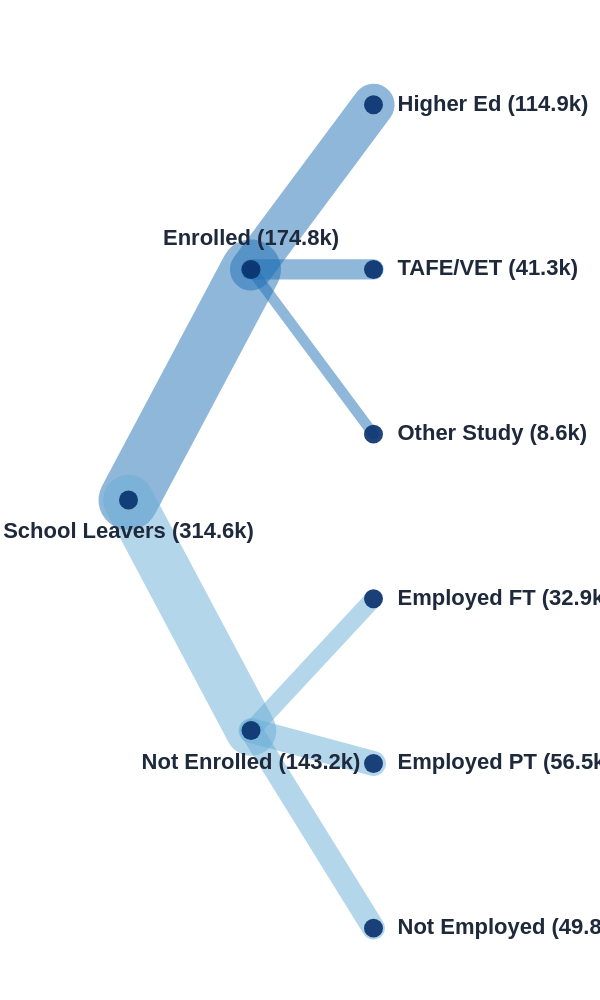

Write a Vega-Lite specification for this figure.
### Vega-Lite specification from a JSON file in a GitHub repository (floating-point values rounded to 4 significant figures)
{"$schema": "https://vega.github.io/schema/vega-lite/v5.json", "width": "container", "height": 500, "padding": 3, "autosize": {"type": "fit", "contains": "padding"}, "config": {"view": {"stroke": "transparent"}, "text": {"fontSize": 11, "fontWeight": "bold", "color": "#1e293b"}}, "layer": [{"data": {"values": [{"source": "School Leavers", "target": "Enrolled", "value": 174.8, "s_x": 1, "s_y": 150, "t_x": 2, "t_y": 80, "cat": "Enrolled"}, {"source": "School Leavers", "target": "Not Enrolled", "value": 143.2, "s_x": 1, "s_y": 150, "t_x": 2, "t_y": 220, "cat": "Not Enrolled"}, {"source": "Enrolled", "target": "Higher Ed", "value": 114.9, "s_x": 2, "s_y": 80, "t_x": 3, "t_y": 30, "cat": "Enrolled"}, {"source": "Enrolled", "target": "TAFE/VET", "value": 41.3, "s_x": 2, "s_y": 80, "t_x": 3, "t_y": 80, "cat": "Enrolled"}, {"source": "Enrolled", "target": "Other Study", "value": 8.6, "s_x": 2, "s_y": 80, "t_x": 3, "t_y": 130, "cat": "Enrolled"}, {"source": "Not Enrolled", "target": "Employed Full-time", "value": 32.9, "s_x": 2, "s_y": 220, "t_x": 3, "t_y": 180, "cat": "Not Enrolled"}, {"source": "Not Enrolled", "target": "Employed Part-time", "value": 56.5, "s_x": 2, "s_y": 220, "t_x": 3, "t_y": 230, "cat": "Not Enrolled"}, {"source": "Not Enrolled", "target": "Not Employed", "value": 49.8, "s_x": 2, "s_y": 220, "t_x": 3, "t_y": 280, "cat": "Not Enrolled"}]}, "mark": {"type": "rule", "opacity": 0.5, "strokeCap": "round"}, "encoding": {"x": {"field": "s_x", "type": "quantitative", "axis": null, "scale": {"domain": [0.4, 3.6]}}, "y": {"field": "s_y", "type": "quantitative", "axis": null, "scale": {"reverse": true, "domain": [15, 295]}}, "x2": {"field": "t_x"}, "y2": {"field": "t_y"}, "size": {"field": "value", "type": "quantitative", "scale": {"range": [4, 30]}, "legend": null}, "color": {"field": "cat", "type": "nominal", "scale": {"range": ["#2171b5", "#6baed6"]}, "legend": null}, "tooltip": [{"field": "source", "type": "nominal", "title": "From"}, {"field": "target", "type": "nominal", "title": "To"}, {"field": "value", "type": "quantitative", "title": "Students ('000)"}]}}, {"data": {"values": [{"node": "School Leavers", "x": 1, "y": 150}, {"node": "Enrolled", "x": 2, "y": 80}, {"node": "Not Enrolled", "x": 2, "y": 220}, {"node": "Higher Ed", "x": 3, "y": 30}, {"node": "TAFE/VET", "x": 3, "y": 80}, {"node": "Other Study", "x": 3, "y": 130}, {"node": "Employed FT", "x": 3, "y": 180}, {"node": "Employed PT", "x": 3, "y": 230}, {"node": "Not Employed", "x": 3, "y": 280}]}, "mark": {"type": "circle", "color": "#08306b", "size": 90, "opacity": 0.9}, "encoding": {"x": {"field": "x", "type": "quantitative", "axis": null, "scale": {"domain": [0.4, 3.6]}}, "y": {"field": "y", "type": "quantitative", "axis": null, "scale": {"reverse": true, "domain": [15, 295]}}}}, {"data": {"values": [{"node": "School Leavers (314.6k)", "x": 1, "y": 150}, {"node": "Not Enrolled (143.2k)", "x": 2, "y": 220}]}, "mark": {"type": "text", "align": "center", "baseline": "top", "dy": 10}, "encoding": {"x": {"field": "x", "type": "quantitative"}, "y": {"field": "y", "type": "quantitative"}, "text": {"field": "node", "type": "nominal"}}}, {"data": {"values": [{"node": "Enrolled (174.8k)", "x": 2, "y": 80}]}, "mark": {"type": "text", "align": "center", "baseline": "bottom", "dy": -10}, "encoding": {"x": {"field": "x", "type": "quantitative"}, "y": {"field": "y", "type": "quantitative"}, "text": {"field": "node", "type": "nominal"}}}, {"data": {"values": [{"node": "Higher Ed (114.9k)", "x": 3, "y": 30}, {"node": "TAFE/VET (41.3k)", "x": 3, "y": 80}, {"node": "Other Study (8.6k)", "x": 3, "y": 130}, {"node": "Employed FT (32.9k)", "x": 3, "y": 180}, {"node": "Employed PT (56.5k)", "x": 3, "y": 230}, {"node": "Not Employed (49.8k)", "x": 3, "y": 280}]}, "mark": {"type": "text", "align": "left", "baseline": "middle", "dx": 12}, "encoding": {"x": {"field": "x", "type": "quantitative"}, "y": {"field": "y", "type": "quantitative"}, "text": {"field": "node", "type": "nominal"}}}]}
